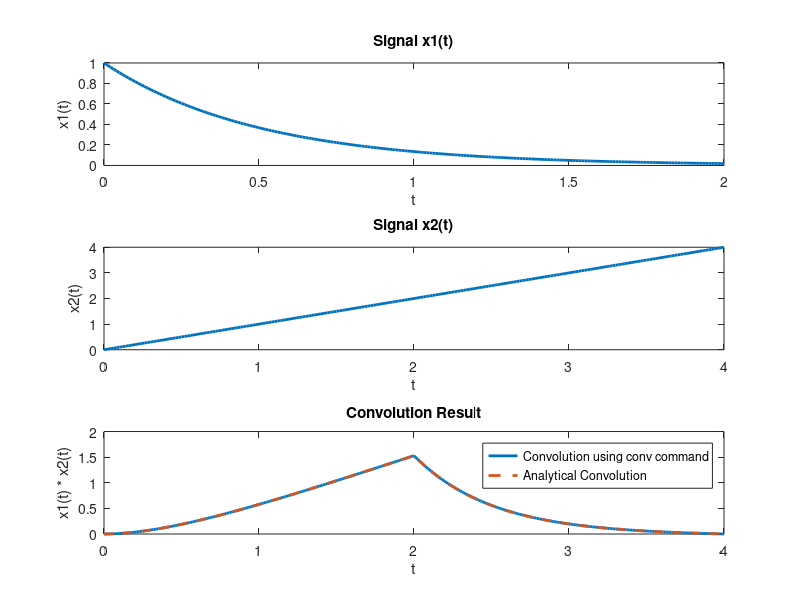

MATLAB code for this plot:
% We Define the signals x1(t) and x2(t)
t1 = 0:0.01:2;
x1 = exp(-2*t1);  % Signal 1: Exponential decay

t2 = 0:0.02:4;   % Different time interval for signal 2
x2 = t2;          % Signal 2: Linear ramp

% Convolve the signals in the time domain
dt1 = t1(2) - t1(1);
dt2 = t2(2) - t2(1);
t_conv = conv(x1, x2) * dt1;  % Convolution result in time domain with different time intervals

% Analytical convolution of the signals
t_conv_analytical = conv(x1, x2) * dt1;  % Convolution result in time domain using x2 as a signal

% Plot the signals and their convolutions
figure;

subplot(3, 1, 1);
plot(t1, x1, 'linewidth', 2);
title('Signal x1(t)');
xlabel('t');
ylabel('x1(t)');

subplot(3, 1, 2);
plot(t2, x2, 'linewidth', 2);
title('Signal x2(t)');
xlabel('t');
ylabel('x2(t)');

subplot(3, 1, 3);
t_y = 0:dt1:(length(t_conv_analytical)-1)*dt1;  % Time vector for the convolution result y
plot(t_y, t_conv, 'linewidth', 2);
hold on;
plot(t_y, t_conv_analytical, '--', 'linewidth', 2);
hold off;
title('Convolution Result');
xlabel('t');
ylabel('x1(t) * x2(t)');

legend('Convolution using conv command', 'Analytical Convolution');